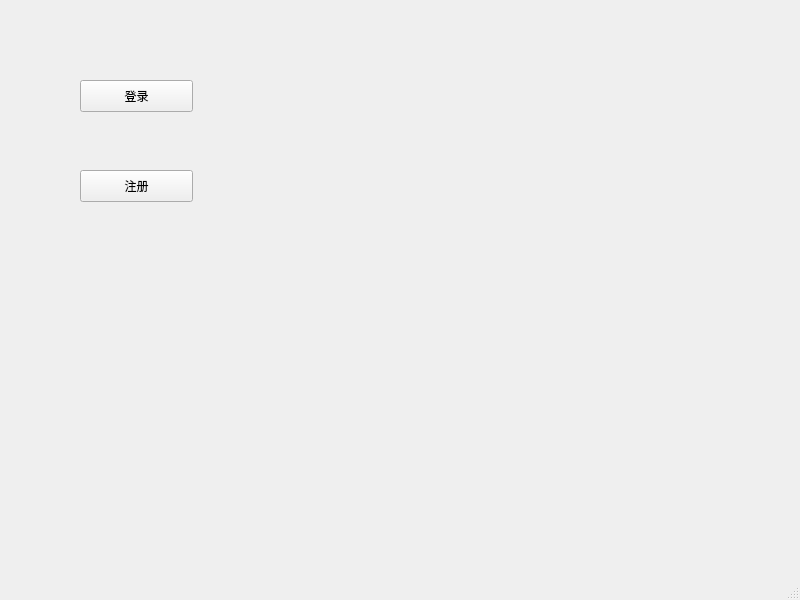
<?xml version="1.0" encoding="UTF-8"?>
<ui version="4.0">
 <class>MainWindow</class>
 <widget class="QMainWindow" name="MainWindow">
  <property name="geometry">
   <rect>
    <x>0</x>
    <y>0</y>
    <width>800</width>
    <height>600</height>
   </rect>
  </property>
  <property name="windowTitle">
   <string>MainWindow</string>
  </property>
  <widget class="QWidget" name="centralwidget">
   <widget class="QPushButton" name="loginButton">
    <property name="geometry">
     <rect>
      <x>80</x>
      <y>80</y>
      <width>113</width>
      <height>32</height>
     </rect>
    </property>
    <property name="text">
     <string>登录</string>
    </property>
   </widget>
   <widget class="QPushButton" name="registerButton">
    <property name="geometry">
     <rect>
      <x>80</x>
      <y>170</y>
      <width>113</width>
      <height>32</height>
     </rect>
    </property>
    <property name="text">
     <string>注册</string>
    </property>
   </widget>
  </widget>
  <widget class="QMenuBar" name="menubar">
   <property name="geometry">
    <rect>
     <x>0</x>
     <y>0</y>
     <width>800</width>
     <height>24</height>
    </rect>
   </property>
  </widget>
  <widget class="QStatusBar" name="statusbar"/>
 </widget>
 <resources/>
 <connections/>
</ui>
